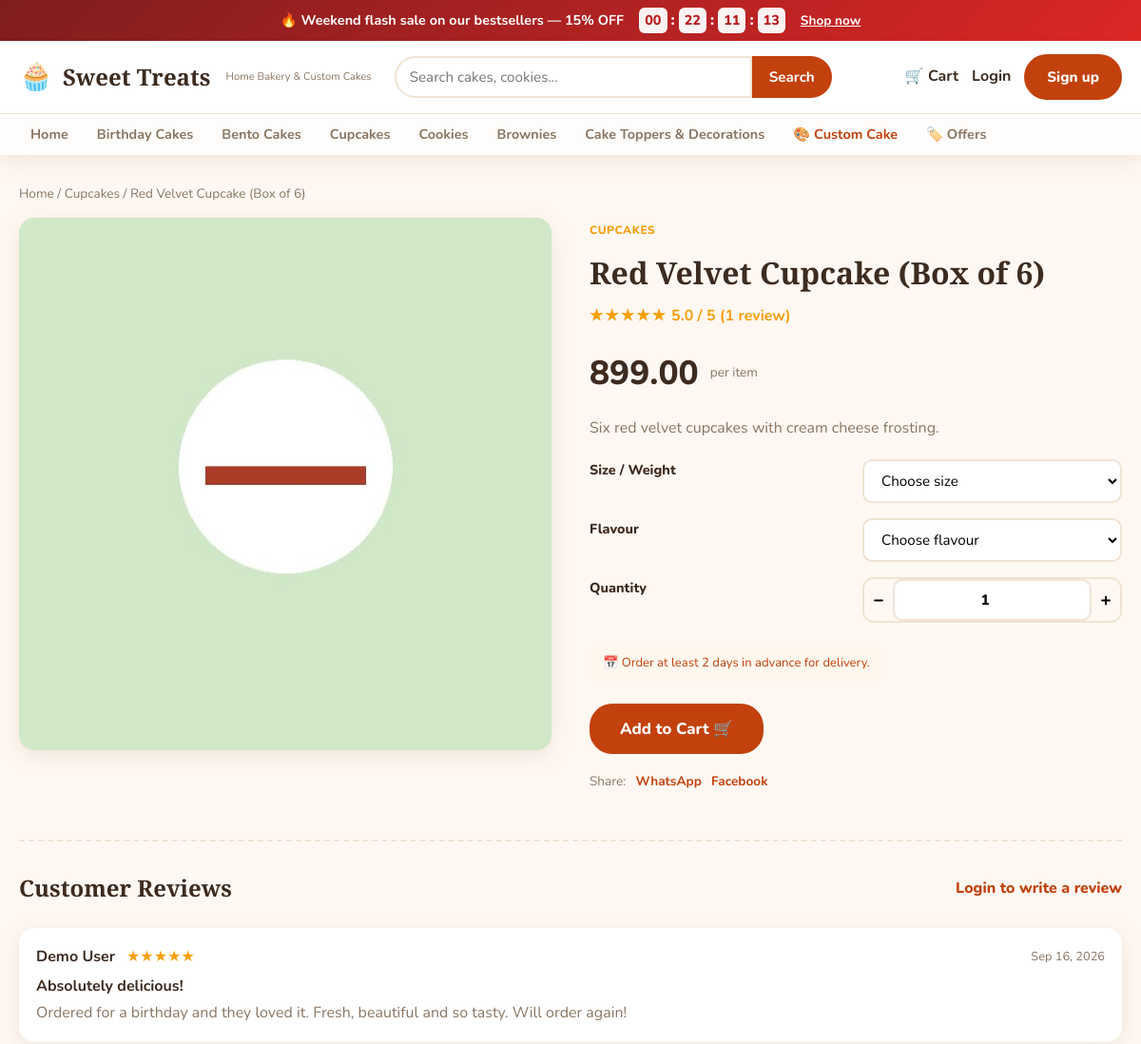
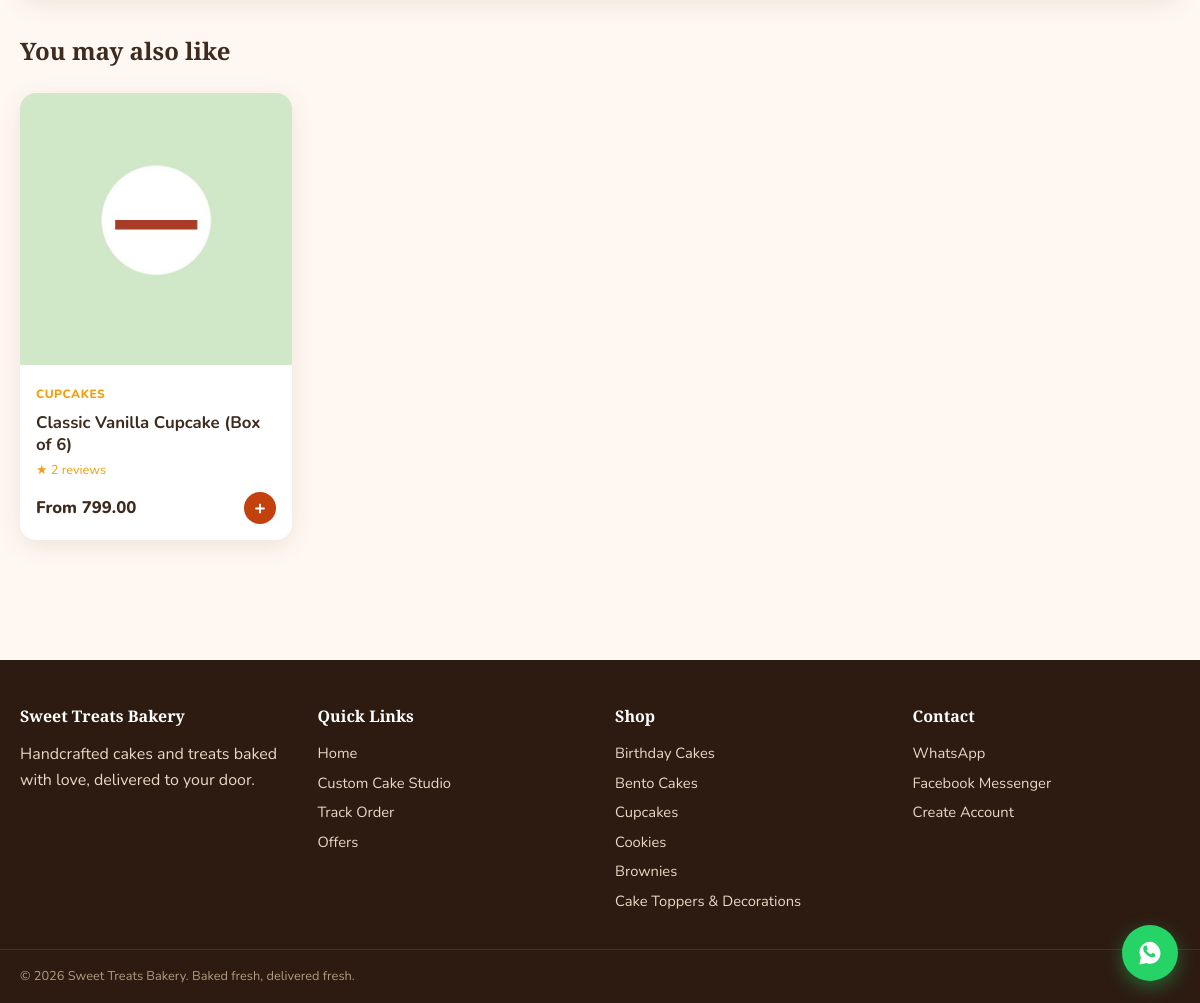
Screenshot of /product/red-velvet-cupcake-box-of-6/ with the database file from the repository (2 pictures, top to bottom).
### offers/models.py (models this page shows, shortened)
class CountdownOffer(models.Model):
    name = models.CharField(max_length=150)
    slug = models.SlugField(unique=True, blank=True)
    discount_percent = models.PositiveIntegerField(
        default=10, help_text="Discount percentage applied to opted-in products"
    )
    banner_message = models.CharField(max_length=250, blank=True)
    starts_at = models.DateTimeField()
    ends_at = models.DateTimeField()
    products = models.ManyToManyField(Product, blank=True, related_name="offers")
    is_active = models.BooleanField(default=True)
    created = models.DateTimeField(auto_now_add=True)
    class Meta:
        ordering = ["-starts_at"]
    @property
    def is_running(self):
        now = timezone.now()
        return self.is_active and self.starts_at <= now <= self.ends_at
    def get_absolute_url(self):
        return reverse("offers:detail", kwargs={"slug": self.slug})

### shop/models.py (models this page shows, shortened)
class Category(models.Model):
    name = models.CharField(max_length=100)
    slug = models.SlugField(unique=True, blank=True)
    description = models.TextField(blank=True)
    image = models.ImageField(upload_to="categories/", blank=True, null=True)
    sort_order = models.PositiveIntegerField(default=0)
    is_active = models.BooleanField(default=True)
    class Meta:
        verbose_name_plural = "categories"
        ordering = ["sort_order", "name"]
    def get_absolute_url(self):
        return reverse("shop:category_detail", kwargs={"slug": self.slug})

class Product(models.Model):
    class Size(models.TextChoices):
        SMALL = "small", "Small (6\")"
        MEDIUM = "medium", "Medium (8\")"
        LARGE = "large", "Large (10\")"
        EXTRA_LARGE = "xl", "Extra Large (12\")"
        HALF_KG = "half_kg", "Half Kg"
        ONE_KG = "one_kg", "1 Kg"
        TWO_KG = "two_kg", "2 Kg"
    category = models.ForeignKey(Category, on_delete=models.CASCADE, related_name="products")
    name = models.CharField(max_length=200)
    slug = models.SlugField(unique=True, blank=True)
    description = models.TextField()
    base_price = models.DecimalField(max_digits=10, decimal_places=2)
    sale_price = models.DecimalField(max_digits=10, decimal_places=2, blank=True, null=True)
    image = models.ImageField(upload_to="products/")
    gallery = models.ManyToManyField("ProductImage", blank=True, related_name="product")
    sizes = models.JSONField(default=list, blank=True, help_text="Available sizes e.g. ['small','medium','large']")
    flavors = models.JSONField(default=list, blank=True, help_text="Available flavors e.g. ['vanilla','chocolate']")
    is_customizable = models.BooleanField(default=False)
    is_featured = models.BooleanField(default=False)
    is_available = models.BooleanField(default=True)
    stock = models.PositiveIntegerField(default=0)
    advance_order_days = models.PositiveIntegerField(
        default=2, help_text="Minimum days in advance to order this product"
    )
    created = models.DateTimeField(auto_now_add=True)
    updated = models.DateTimeField(auto_now=True)
    class Meta:
        ordering = ["-created"]
    def get_absolute_url(self):
        return reverse("shop:product_detail", kwargs={"slug": self.slug})
    @property
    def is_on_sale(self):
        return self.sale_price is not None and self.sale_price < self.base_price

### reviews/models.py (models this page shows, shortened)
class Review(models.Model):
    product = models.ForeignKey(Product, on_delete=models.CASCADE, related_name="reviews")
    user = models.ForeignKey(settings.AUTH_USER_MODEL, on_delete=models.CASCADE, related_name="reviews")
    rating = models.PositiveSmallIntegerField(
        validators=[MinValueValidator(1), MaxValueValidator(5)]
    )
    title = models.CharField(max_length=200, blank=True)
    comment = models.TextField()
    is_published = models.BooleanField(default=True)
    created = models.DateTimeField(auto_now_add=True)
    updated = models.DateTimeField(auto_now=True)
    class Meta:
        ordering = ["-created"]
        unique_together = ("product", "user")

### accounts/models.py (models this page shows, shortened)
class CustomUser(AbstractUser):
    phone = models.CharField(max_length=20, blank=True)
    address = models.TextField(blank=True)
    city = models.CharField(max_length=100, blank=True)
    whatsapp_number = models.CharField(max_length=20, blank=True)
    avatar = models.ImageField(upload_to="avatars/", blank=True, null=True)
    class Meta:
        ordering = ["-date_joined"]

### shop/views.py (the view)
# urls.py: path("product/<slug:slug>/", product_detail, name="product_detail"),
def product_detail(request, slug):
    product = get_object_or_404(Product, slug=slug, is_available=True)
    reviews = Review.objects.filter(product=product, is_published=True).select_related("user")
    avg_rating = reviews.aggregate(avg=Avg("rating"), count=Count("id"))
    related = (
        Product.objects.filter(category=product.category, is_available=True)
        .exclude(pk=product.pk)
        .select_related("category")[:4]
    )
    context = {
        "product": product,
        "reviews": reviews,
        "avg_rating": avg_rating["avg"] or 0,
        "review_count": avg_rating["count"],
        "related": related,
    }
    return render(request, "shop/product_detail.html", context)

### accounts/context_processors.py (called while the page is built)
def site_settings(request):
    running_offer = CountdownOffer.objects.filter(is_active=True).order_by("-ends_at").first()
    running_offer = running_offer if running_offer and running_offer.is_running else None
    return {
        "whatsapp_number": settings.WHATSAPP_NUMBER,
        "messenger_url": settings.MESSENGER_PAGE_URL,
        "running_offer": running_offer,
    }

### cart/context_processors.py (called while the page is built)
def cart_count_processor(request):
    count = 0
    if request.user.is_authenticated:
        cart = Cart.objects.filter(user=request.user).first()
        if cart:
            count = cart.total_items
    elif request.session.session_key:
        key = request.session.session_key
        cart = Cart.objects.filter(session_key=key).first()
        if cart:
            count = cart.total_items
    return {"cart_count": count}

### shop/context_processors.py (called while the page is built)
def categories_processor(request):
    categories = Category.objects.filter(is_active=True).annotate(product_count=Count("products"))
    return {"nav_categories": categories}

### templates/shop/product_detail.html (shortened to what this page needs)
{% extends 'base.html' %}{% load humanize %}
{% block content %}
<nav class="breadcrumb">
  <a href="{% url 'shop:home' %}">Home</a> / <a href="{{ product.category.get_absolute_url }}">{{ product.category.name }}</a> / <span>{{ product.name }}</span>
</nav>
<div class="product-detail">
  <div class="pd-gallery">
    <div class="pd-main">
      {% if product.image %}<img src="{{ product.image.url }}" alt="{{ product.name }}">{% else %}<span class="no-photo big">🎂</span>{% endif %}
    </div>
  </div>
  <div class="pd-info">
    <span class="product-cat">{{ product.category.name }}</span>
    <h1>{{ product.name }}</h1>
    <div class="pd-rating">
      <span class="stars">{% for _ in ""|ljust:avg_rating %}★{% endfor %}</span>
      <span>{{ avg_rating|floatformat:1 }} / 5 ({{ review_count }} review{{ review_count|pluralize }})</span>
    </div>
    <div class="pd-price">
      {% if product.is_on_sale %}
      <span class="pd-sale">{{ product.sale_price|intcomma }}</span>
      <del class="pd-old">{{ product.base_price|intcomma }}</del>
      <span class="badge-sale">ON SALE</span>
      {% else %}
      <span class="pd-regular">{{ product.base_price|intcomma }}</span>
      {% endif %}
      <span class="pd-unit">per item</span>
    </div>
    <p class="pd-desc">{{ product.description }}</p>
    <form method="post" action="{% url 'cart:add' product.slug %}" class="pdp-form">
      {% if product.sizes %}
      <div class="form-row">
        <label>Size / Weight</label>
        <select name="size" required>
          <option value="" disabled selected>Choose size</option>
        </select>
      </div>
      {% endif %}
      {% if product.flavors %}
      <div class="form-row">
        <label>Flavour</label>
        <select name="flavor" required>
          <option value="" disabled selected>Choose flavour</option>
        </select>
      </div>
      {% endif %}
      <div class="form-row">
        <label>Quantity</label>
        <div class="qty-box">
          <button type="button" class="qty-btn" data-qty="-1">−</button>
          <input type="number" name="quantity" value="1" min="1" class="qty-input">
          <button type="button" class="qty-btn" data-qty="1">+</button>
        </div>
      </div>
      {% if product.advance_order_days %}
      <p class="advance-note">📅 Order at least {{ product.advance_order_days }} day{{ product.advance_order_days|pluralize }} in advance for delivery.</p>
      {% endif %}
      <div class="pdp-actions">
        <button type="submit" class="btn btn-primary btn-lg">Add to Cart 🛒</button>
      </div>
    </form>
    <div class="pdp-share">
      <span>Share:</span>
      <a href="https://wa.me/?text={{ product.name }}%20{{ request.build_absolute_uri }}" target="_blank" rel="noopener">WhatsApp</a>
      <a href="https://www.facebook.com/sharer/sharer.php?u={{ request.build_absolute_uri }}" target="_blank" rel="noopener">Facebook</a>
    </div>
  </div>
</div>
<section class="section reviews-section">
  <div class="section-head">
    <h2>Customer Reviews</h2>
    {% if user.is_authenticated %}
    <button class="btn btn-outline" onclick="document.getElementById('review-form').classList.toggle('hidden')">Write a Review</button>
    {% else %}
    <a href="{% url 'accounts:login' %}" class="link">Login to write a review</a>
    {% endif %}
  </div>
  <div class="reviews-list">
    {% for review in reviews %}
    <div class="review">
      <div class="review-head">
        <strong>{{ review.user.get_full_name|default:review.user.username }}</strong>
        <span class="stars">{% for _ in ""|ljust:review.rating %}★{% endfor %}</span>
        <span class="review-date">{{ review.created|date:"M d, Y" }}</span>
      </div>
      {% if review.title %}<h4>{{ review.title }}</h4>{% endif %}
      <p>{{ review.comment }}</p>
    </div>
    {% empty %}
    <p class="empty">No reviews yet. Be the first to review this product!</p>
    {% endfor %}
  </div>
</section>
{% if related %}
<section class="section">
  <div class="section-head"><h2>You may also like</h2></div>
  <div class="product-grid">
    {% for product in related %}{% include 'shop/_product_card.html' %}{% endfor %}
  </div>
</section>
{% endif %}
{% endblock %}

### templates/base.html (shortened to what this page needs)
{% load static %}
{% load humanize %}
<!DOCTYPE html>
<html lang="en">
<head>
  <link rel="stylesheet" href="{% static 'css/style.css' %}">
</head>
<body>
  {% if running_offer %}
  <div class="offer-banner" data-offer-end="{{ running_offer.ends_at|date:'c' }}">
    <div class="container offer-banner-inner">
      <span class="offer-banner-text">🔥 {{ running_offer.banner_message|default:running_offer.name }} — {{ running_offer.discount_percent }}% OFF</span>
      <div class="offer-countdown" id="offer-countdown">
        <span class="cd-box" data-unit="d">00</span><span class="cd-sep">:</span>
        <span class="cd-box" data-unit="h">00</span><span class="cd-sep">:</span>
        <span class="cd-box" data-unit="m">00</span><span class="cd-sep">:</span>
        <span class="cd-box" data-unit="s">00</span>
      </div>
      <a href="{{ running_offer.get_absolute_url }}" class="offer-banner-link">Shop now</a>
    </div>
  </div>
  {% endif %}
  <header class="site-header">
    <div class="container header-inner">
      <a href="{% url 'shop:home' %}" class="brand">
        <span class="brand-icon">🧁</span>
        <span class="brand-name">Sweet Treats</span>
        <span class="brand-tag">Home Bakery &amp; Custom Cakes</span>
      </a>
      <form action="{% url 'shop:search' %}" method="get" class="search-form">
        <input type="search" name="q" placeholder="Search cakes, cookies..." value="{{ query|default:'' }}">
        <button type="submit">Search</button>
      </form>
      <nav class="header-actions">
        <a href="{% url 'cart:detail' %}" class="action-link cart-link">
          <span class="cart-icon">🛒</span>
          Cart
        </a>
        {% if user.is_authenticated %}
        <div class="user-menu">
          <button class="action-link user-trigger">👤 {{ user.username }}</button>
          <div class="user-dropdown">
            <a href="{% url 'accounts:dashboard' %}">My Orders</a>
            <a href="{% url 'accounts:profile' %}">Profile</a>
            <a href="{% url 'orders:list' %}">Order History</a>
            <form method="post" action="{% url 'accounts:logout' %}">{% csrf_token %}<button type="submit">Logout</button></form>
          </div>
        </div>
        {% else %}
        <a href="{% url 'accounts:login' %}" class="action-link">Login</a>
        <a href="{% url 'accounts:register' %}" class="btn btn-primary">Sign up</a>
        {% endif %}
      </nav>
    </div>
    <nav class="category-nav">
      <div class="container">
        <a href="{% url 'shop:home' %}">Home</a>
        {% for cat in nav_categories %}
        <a href="{{ cat.get_absolute_url }}">{{ cat.name }}</a>
        {% endfor %}
        <a href="{% url 'orders:custom_cake' %}" class="nav-highlight">🎨 Custom Cake</a>
        <a href="{% url 'offers:list' %}">🏷️ Offers</a>
      </div>
    </nav>
  </header>
  <main class="main">
    <div class="container">
      {% block content %}{% endblock %}
    </div>
  </main>
  <footer class="site-footer">
    <div class="container footer-grid">
      <div>
        <h4>Sweet Treats Bakery</h4>
        <p>Handcrafted cakes and treats baked with love, delivered to your door.</p>
      </div>
      <div>
        <h4>Quick Links</h4>
        <a href="{% url 'shop:home' %}">Home</a>
        <a href="{% url 'orders:custom_cake' %}">Custom Cake Studio</a>
        <a href="{% url 'orders:list' %}">Track Order</a>
        <a href="{% url 'offers:list' %}">Offers</a>
      </div>
      <div>
        <h4>Shop</h4>
        {% for cat in nav_categories %}
        <a href="{{ cat.get_absolute_url }}">{{ cat.name }}</a>
        {% endfor %}
      </div>
      <div>
        <h4>Contact</h4>
        <a href="https://wa.me/{{ whatsapp_number|default:'1234567890' }}" target="_blank" rel="noopener">WhatsApp</a>
        <a href="{{ messenger_url|default:'#' }}">Facebook Messenger</a>
        <a href="{% url 'accounts:register' %}">Create Account</a>
      </div>
    </div>
    <div class="container footer-bottom">
      <p>&copy; {% now "Y" %} Sweet Treats Bakery. Baked fresh, delivered fresh.</p>
    </div>
  </footer>
  <a href="https://wa.me/{{ whatsapp_number|default:'1234567890' }}" target="_blank" rel="noopener" class="whatsapp-float" aria-label="Chat on WhatsApp">
  </a>
</body>
</html>

### templates/shop/_product_card.html (shortened to what this page needs)
{% load humanize %}
<a href="{{ product.get_absolute_url }}" class="product-card">
  <div class="product-image">
    {% if product.image %}<img src="{{ product.image.url }}" alt="{{ product.name }}">{% else %}<span class="no-photo">🎂</span>{% endif %}
  </div>
  <div class="product-body">
    <span class="product-cat">{{ product.category.name }}</span>
    <h3>{{ product.name }}</h3>
    {% with review_count=product.reviews.count %}
      {% if review_count %}
      <div class="product-rating">★ {{ review_count }} review{{ review_count|pluralize }}</div>
      {% endif %}
    {% endwith %}
    <div class="product-bottom">
      {% if product.is_on_sale %}
      <span class="price"><del>{{ product.base_price|intcomma }}</del> {{ product.sale_price|intcomma }}</span>
      {% else %}
      <span class="price">From {{ product.base_price|intcomma }}</span>
      {% endif %}
      <span class="quick-add">+</span>
    </div>
  </div>
</a>

### rows the page displays
CountdownOffer: banner_message "Weekend flash sale on our bestsellers", discount_percent "15"
Category: name "Birthday Cakes"
Category: name "Bento Cakes"
Category: name "Cupcakes"
Category: name "Cookies"
Category: name "Brownies"
Category: name "Cake Toppers & Decorations"
Product: category.name "Cupcakes", name "Red Velvet Cupcake (Box of 6)", image (picture), category.name "CUPCAKES", base_price "899.00", description "Six red velvet cupcakes with cream cheese frosting.", advance_order_days "2"
Review: user.get_full_name "Demo User", rating 5 (drawn), created "Sep 16, 2026", title "Absolutely delicious!", comment "Ordered for a birthday and they loved it. Fresh, beautiful and so tasty. Will order again!"
Product: image (picture), category.name "CUPCAKES", name "Classic Vanilla Cupcake (Box of 6)", reviews.count "2", base_price "799.00"

### other values shown
{{ avg_rating|floatformat:1 }} "5.0"
{{ review_count }} "1"
